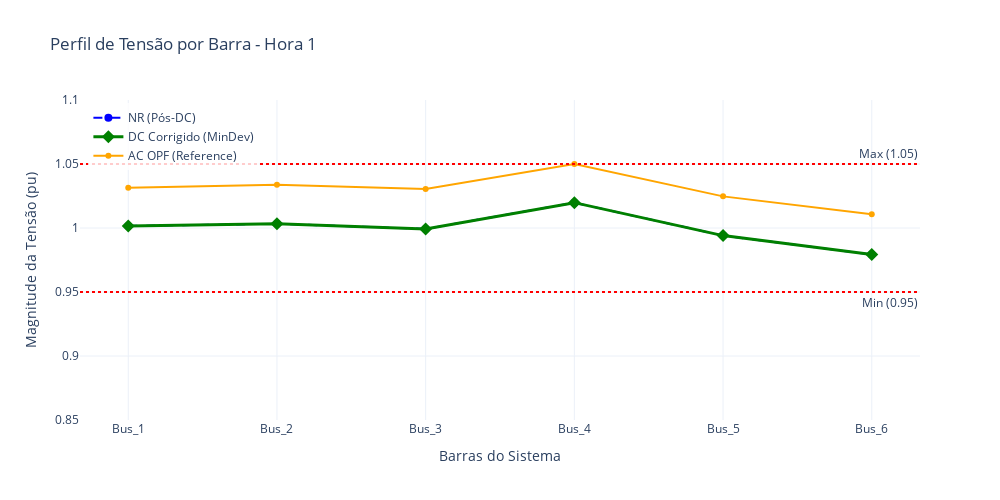

The code cell stored with this chart in its notebook:
### Code cell
# Define a hora de interesse
h_plot = 1
# Garante que os dados estão em formato numpy para indexação fácil
# (Caso já não estejam)
v_nr   = np.array(tensions_nr)
v_corr = np.array(tensions_dc_corr)
v_ac   = np.array(tensions_ac)

# Nomes das barras para o eixo X
bus_names = [b.name for b in NET.buses]

fig = go.Figure()

# --- 1. NR (Estado Violado/Inicial) ---
fig.add_trace(go.Scatter(
    x=bus_names, 
    y=v_nr[h_plot], 
    mode='lines+markers', 
    name='NR (Pós-DC)',
    line=dict(color='blue', width=2, dash='dash'),
    marker=dict(size=8)
))

# --- 2. DC Corrigido (Sua Solução) ---
fig.add_trace(go.Scatter(
    x=bus_names, 
    y=v_corr[h_plot], 
    mode='lines+markers', 
    name='DC Corrigido (MinDev)',
    line=dict(color='green', width=3),
    marker=dict(size=10, symbol='diamond')
))

# --- 3. AC OPF (Referência) ---
fig.add_trace(go.Scatter(
    x=bus_names, 
    y=v_ac[h_plot], 
    mode='lines+markers', 
    name='AC OPF (Reference)',
    line=dict(color='orange', width=2),
    marker=dict(size=6)
))

# --- Linhas de Limite (0.95 e 1.05) ---
fig.add_hline(y=0.95, line_dash="dot", line_color="red", annotation_text="Min (0.95)", annotation_position="bottom right")
fig.add_hline(y=1.05, line_dash="dot", line_color="red", annotation_text="Max (1.05)", annotation_position="top right")

# --- Layout ---
fig.update_layout(
    title=f"Perfil de Tensão por Barra - Hora {h_plot}",
    xaxis_title="Barras do Sistema",
    yaxis_title="Magnitude da Tensão (pu)",
    width=1000,
    height=500,
    yaxis=dict(range=[0.85, 1.1]), # Fixa o zoom para ver bem as violações
    legend=dict(x=0.01, y=0.99, bgcolor='rgba(255, 255, 255, 0.8)'),
    template="plotly_white",
    hovermode="x unified" # Facilita comparar os 3 valores passando o mouse
)

fig.show()

### Figure 1 — Plotly figure (JSON) as saved in the notebook; plotly's stock layout.template omitted (floating-point values rounded to 4 significant figures)
{"data": [{"line": {"color": "blue", "dash": "dash", "width": 2}, "marker": {"size": 8}, "mode": "lines+markers", "name": "NR (Pós-DC)", "type": "scatter", "x": ["Bus_1", "Bus_2", "Bus_3", "Bus_4", "Bus_5", "Bus_6"], "y": [1.002, 1.003, 0.9993, 1.02, 0.9941, 0.9793]}, {"line": {"color": "green", "width": 3}, "marker": {"size": 10, "symbol": "diamond"}, "mode": "lines+markers", "name": "DC Corrigido (MinDev)", "type": "scatter", "x": ["Bus_1", "Bus_2", "Bus_3", "Bus_4", "Bus_5", "Bus_6"], "y": [1.002, 1.003, 0.9993, 1.02, 0.9941, 0.9793]}, {"line": {"color": "orange", "width": 2}, "marker": {"size": 6}, "mode": "lines+markers", "name": "AC OPF (Reference)", "type": "scatter", "x": ["Bus_1", "Bus_2", "Bus_3", "Bus_4", "Bus_5", "Bus_6"], "y": [1.031, 1.034, 1.03, 1.05, 1.025, 1.011]}], "layout": {"annotations": [{"showarrow": false, "text": "Min (0.95)", "x": 1, "xanchor": "right", "xref": "x domain", "y": 0.95, "yanchor": "top", "yref": "y"}, {"showarrow": false, "text": "Max (1.05)", "x": 1, "xanchor": "right", "xref": "x domain", "y": 1.05, "yanchor": "bottom", "yref": "y"}], "height": 500, "hovermode": "x unified", "legend": {"bgcolor": "rgba(255, 255, 255, 0.8)", "x": 0.01, "y": 0.99}, "shapes": [{"line": {"color": "red", "dash": "dot"}, "type": "line", "x0": 0, "x1": 1, "xref": "x domain", "y0": 0.95, "y1": 0.95, "yref": "y"}, {"line": {"color": "red", "dash": "dot"}, "type": "line", "x0": 0, "x1": 1, "xref": "x domain", "y0": 1.05, "y1": 1.05, "yref": "y"}], "title": {"text": "Perfil de Tensão por Barra - Hora 1"}, "width": 1000, "xaxis": {"title": {"text": "Barras do Sistema"}}, "yaxis": {"range": [0.85, 1.1], "title": {"text": "Magnitude da Tensão (pu)"}}}}
